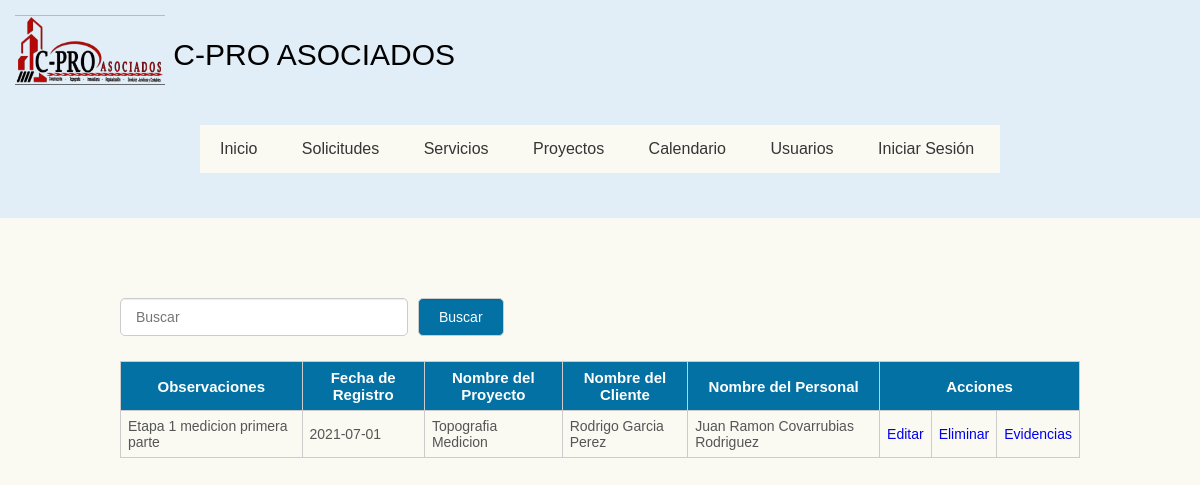
Page /Administrador/avances_proyectos.php on the committed database.
### tables this page shows
CREATE TABLE `avances_proyectos` (
  `idavances` int(20) NOT NULL,
  `observaciones` varchar(400) NOT NULL,
  `fecharegistro` date NOT NULL,
  `idproyectos` int(255) NOT NULL,
  `idcliente` int(255) NOT NULL,
  `idpersonal` int(255) NOT NULL
);

### Administrador/avances_proyectos.php (the view, shortened to what this page needs)
<?php
    include_once 'conexion.php';
?>
<!DOCTYPE html>
<html lang="en">
<head>
	<link rel="stylesheet" href="css/personalestilos.css">
	<link rel="stylesheet" href="css/estilos4.css">
</head>
<body>
	<header>
		<div class="logo">
				<a href="#"><img src="../img/logo.png" width="150" alt=""></a>
				<a href="#">C-PRO ASOCIADOS</a>
			</div>
		<nav class="navegacion">
			<ul class="menu">
				<li><a href="../index.php">Inicio</a></li>
				<li><a href="#">Solicitudes</a>
				</li>
				<li><a href="servicios.html">Servicios</a></li>
				<li><a href="proyectos.php">Proyectos</a>
				</li>
				<li><a href="indexcalend.html">Calendario</a>
				</li>
				<li><a href="#">Usuarios</a>
				</li>
				<li><a href="login_usuario.php">Iniciar Sesión</a>
				</li>
			</ul>
		</nav>
	</header>
	<div class="contenedor">
		<div class="barra__buscador">
		   <form action="" class="formulario" method="post">
			 <input type="text" name="buscar" placeholder="Buscar" value="<?php if(isset($buscar_text)) echo $buscar_text; ?>" class="input__text">
			 <input type="submit" class="btn" name="btn_buscar" value="Buscar">
		   </form>
        </div>
        <table>
        	<tr class="head">
        		<td>Observaciones</td>
        		<td>Fecha de Registro</td>
        		<td>Nombre del Proyecto</td>
        		<td>Nombre del Cliente</td>
        		<td>Nombre del Personal</td>
        		<td colspan="3">Acciones</td>
        	</tr>
        	<?php
        	$query = "SELECT  avances.observaciones, avances.fecharegistro,
        	CONCAT(proyecto.nombre,' ', proyecto.descripcion) as nombreproyecto,
        	CONCAT(cliente.nombre,' ' ,cliente.apellido1,' ' ,cliente.apellido2) as nombrecliente,
        	CONCAT(personal.nombre, ' ', personal.apellidopat, ' ', personal.apellidomat) as nombrepersonal
        	FROM avances_proyectos avances
        	INNER JOIN proyectos proyecto ON avances.idproyectos = proyecto.idproyectos
        	INNER JOIN cliente cliente ON avances.idcliente = cliente.idcliente
        	INNER JOIN personal personal ON avances.idpersonal = personal.idpersonal";
        	if( !$consulta=$con->query($query) ){
        	}else{
        		while($fila=$consulta->fetch(PDO::FETCH_ASSOC)){
             ?>
                 <tr>
                 	<td><?php echo $fila['observaciones']; ?></td>
                 	<td><?php echo $fila['fecharegistro']; ?></td>
                 	<td><?php echo $fila['nombreproyecto']; ?></td>
                 	<td><?php echo $fila['nombrecliente']; ?></td>
                 	<td><?php echo $fila['nombrepersonal']; ?></td>
                 	<td><a href="updateavance.php?idavances=<?php echo $fila['idavances'];?>" class="btn btn_update">Editar</a></td>
                 	<td><a href="deleteavance.php?idavances=<?php echo $fila['idavances'];?>" class="btn btn_delete">Eliminar</a></td>
                    <td><a href="evidencias.php">Evidencias</a></td>
                 </tr>
                <?php
        		}
        	}
        	?>
        </table>
	</div>
</body>
</html>

### Administrador/css/personalestilos.css (style rules this page uses)
* { padding: 0; margin: 0px; box-sizing: border-box; }
body { font-family: 'Arial',sans-serif; font-size: 16px; background: #f2f2f2; }
a { text-decoration: none; }
.contenedor { width: 80%; max-width: 1000px; margin: 30px auto; overflow: hidden; }
.barra__buscador { width: 100%; margin-top: 50px; margin-bottom: 10px; }
.formulario { display: flex; width: 100%; overflow: hidden; }
form .input__text { width: 100%; border: 1px solid #ccc; border-radius: 5px; box-shadow: 0 1px 1px rgba(0, 0, 0, 0.075) inset; color: #848688; display: block; font-size: 14px; margin-bottom: 15px; padding: 10px 15px; max-width: 30%; margin-right: 10px; outline: medium none; }
form .btn { border: 1px solid #ccc; border-radius: 5px; box-shadow: 0 1px 1px rgba(0, 0, 0, 0.075) inset; color: #fff; display: block; font-size: 14px; background: rgb(3, 113, 163); margin-bottom: 15px; padding: 10px 20px; margin-right: 10px; outline: medium none; cursor: pointer; }
table { width: 100%; border-collapse: collapse; }
table .head { background: rgb(3, 113, 163); }
table .head td { color: #fff; font-family: 'Arial',sans-serif; font-weight: bold; font-size: 15px; text-align: center; }
table tr td { border:1px solid #ccc; padding: 7px; font-size: 14px; color: #555; }

### Administrador/css/estilos4.css (style rules this page uses)
* { margin:0; padding: 0; -webkit-box-sizing:border-box; -moz-box-sizing: border-box; box-sizing: border-box; }
body { background: #FAFAF3; }
header { background: #E1EDF7; width: 100%; padding: 15px; display: flex; justify-content: space-between; align-items: center; flex-direction: row; flex-wrap: wrap; }
header .logo { color: #fff; font-size: 30px }
header .logo img { width: 150px; height: 70px; vertical-align: top; }
header .logo a { color: black; text-decoration: none; line-height: 80px; }
.navegacion { width: 800px; margin: 30px auto; background: #FAFAF3; }
.navegacion ul { list-style: none; }
.menu > li { display: inline-block; }
.menu > li > a { display: block; padding: 15px 20px; color: #353535; font-family: sans-serif; text-decoration: none; text-align: center; }

### rows in the picture
avances_proyectos: observaciones "Etapa 1 medicion primera parte", fecharegistro "2021-07-01", nombreproyecto "Topografia Medicion", nombrecliente "Rodrigo Garcia Perez", nombrepersonal "Juan Ramon Covarrubias Rodriguez"
